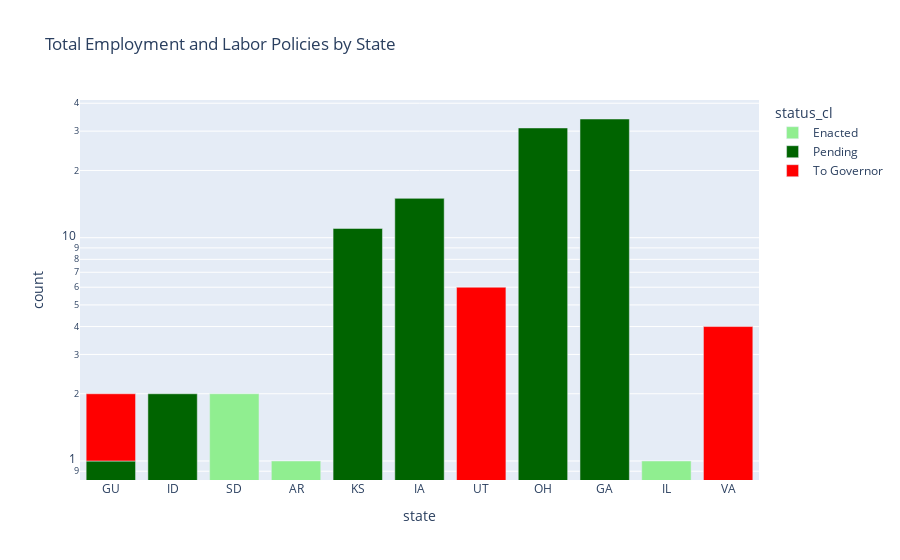
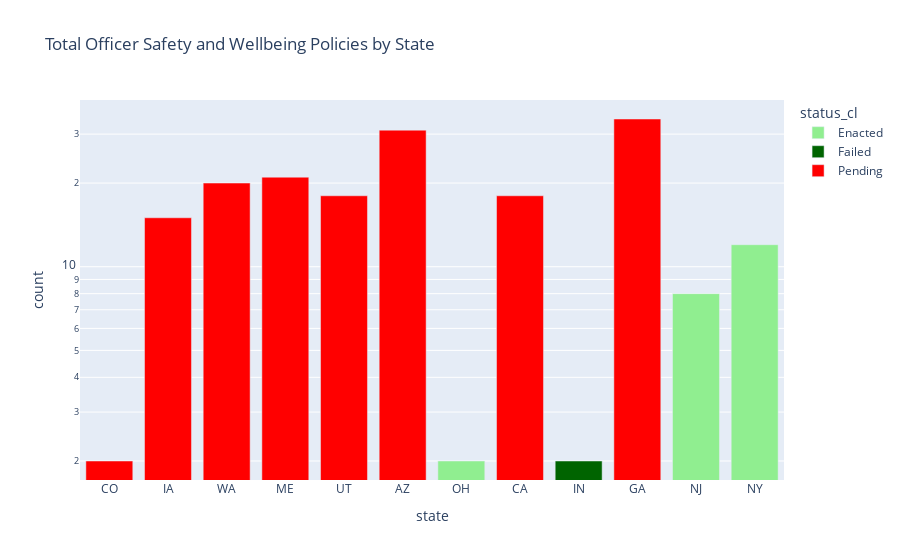
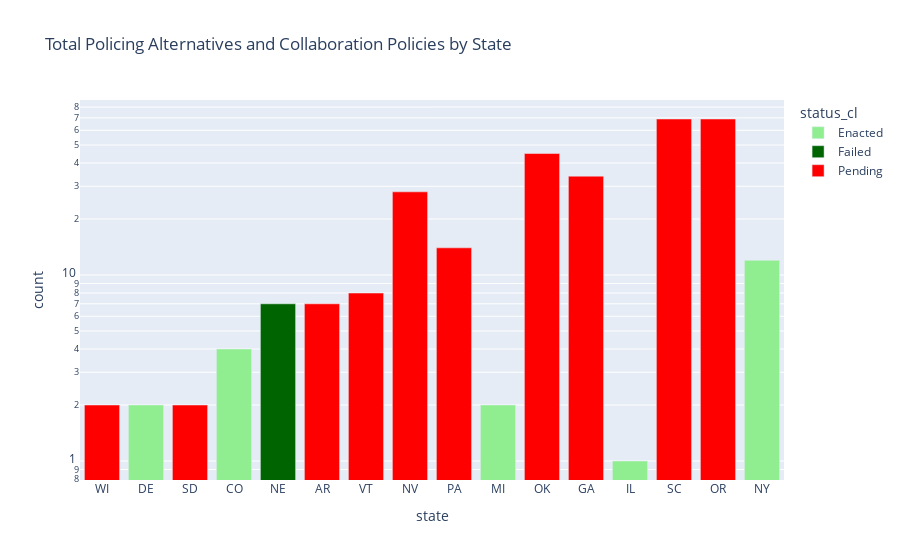
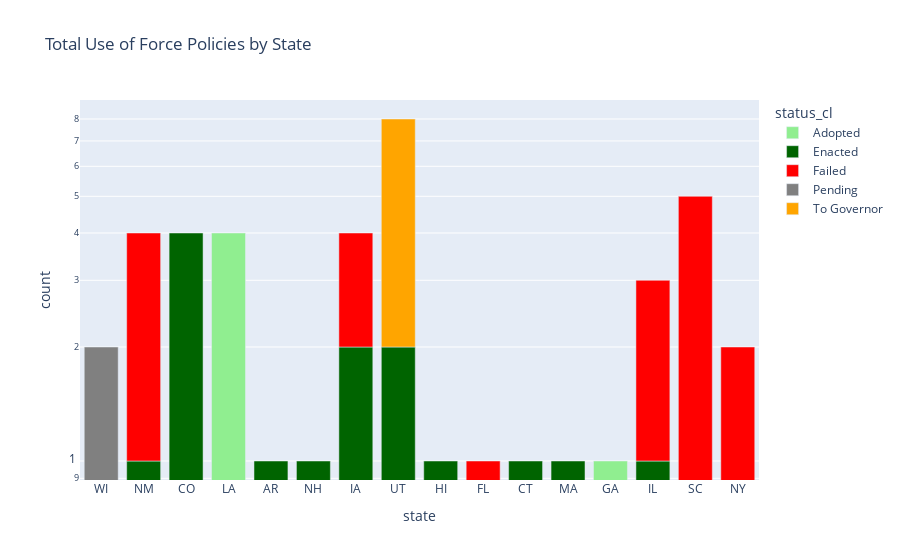

Write notebook code for charts like these, in order.
### Code cell
for topic in unique_topics:
    fig = px.bar(state_policies_stat[state_policies_stat[topic]==1], x="state", y="count", color="status_cl", title=f"Total {topic} Policies by State", log_y=True, 
                 color_discrete_sequence = ['lightgreen', 'darkgreen', 'red', "grey", "orange", "pink", "purple", "cyan", "lightblue"])
    fig.update_layout(xaxis={'categoryorder':'array', 'categoryarray': state_policies_stat[state_policies_stat[topic]==1].sort_values(["tot_policies"])['state'].values})
    fig.show()

### Figure 1 — Plotly figure (JSON) as saved in the notebook; plotly's stock layout.template omitted (floating-point values rounded to 4 significant figures)
{"data": [{"alignmentgroup": "True", "hovertemplate": "status_cl=Enacted<br>state=%{x}<br>count=%{y}<extra></extra>", "legendgroup": "Enacted", "marker": {"color": "lightgreen"}, "name": "Enacted", "offsetgroup": "Enacted", "orientation": "v", "showlegend": true, "textposition": "auto", "type": "bar", "x": ["AR", "IL", "SD"], "xaxis": "x", "y": [1, 1, 2], "yaxis": "y"}, {"alignmentgroup": "True", "hovertemplate": "status_cl=Pending<br>state=%{x}<br>count=%{y}<extra></extra>", "legendgroup": "Pending", "marker": {"color": "darkgreen"}, "name": "Pending", "offsetgroup": "Pending", "orientation": "v", "showlegend": true, "textposition": "auto", "type": "bar", "x": ["GA", "GU", "IA", "ID", "KS", "OH"], "xaxis": "x", "y": [34, 1, 15, 2, 11, 31], "yaxis": "y"}, {"alignmentgroup": "True", "hovertemplate": "status_cl=To Governor<br>state=%{x}<br>count=%{y}<extra></extra>", "legendgroup": "To Governor", "marker": {"color": "red"}, "name": "To Governor", "offsetgroup": "To Governor", "orientation": "v", "showlegend": true, "textposition": "auto", "type": "bar", "x": ["GU", "UT", "VA"], "xaxis": "x", "y": [1, 6, 4], "yaxis": "y"}], "layout": {"autosize": true, "barmode": "relative", "legend": {"title": {"text": "status_cl"}, "tracegroupgap": 0}, "title": {"text": "Total Employment and Labor Policies by State"}, "xaxis": {"anchor": "y", "autorange": true, "categoryarray": ["GU", "ID", "GU", "SD", "AR", "KS", "IA", "UT", "OH", "GA", "IL", "VA"], "categoryorder": "array", "domain": [0, 1], "range": [-0.5, 10.5], "title": {"text": "state"}, "type": "category"}, "yaxis": {"anchor": "x", "autorange": true, "domain": [0, 1], "range": [-0.08508, 1.617], "title": {"text": "count"}, "type": "log"}}}

### Figure 2 — Plotly figure (JSON) as saved in the notebook; plotly's stock layout.template omitted (floating-point values rounded to 4 significant figures)
{"data": [{"alignmentgroup": "True", "hovertemplate": "status_cl=Enacted<br>state=%{x}<br>count=%{y}<extra></extra>", "legendgroup": "Enacted", "marker": {"color": "lightgreen"}, "name": "Enacted", "offsetgroup": "Enacted", "orientation": "v", "showlegend": true, "textposition": "auto", "type": "bar", "x": ["NJ", "NY", "OH"], "xaxis": "x", "y": [8, 12, 2], "yaxis": "y"}, {"alignmentgroup": "True", "hovertemplate": "status_cl=Failed<br>state=%{x}<br>count=%{y}<extra></extra>", "legendgroup": "Failed", "marker": {"color": "darkgreen"}, "name": "Failed", "offsetgroup": "Failed", "orientation": "v", "showlegend": true, "textposition": "auto", "type": "bar", "x": ["IN"], "xaxis": "x", "y": [2], "yaxis": "y"}, {"alignmentgroup": "True", "hovertemplate": "status_cl=Pending<br>state=%{x}<br>count=%{y}<extra></extra>", "legendgroup": "Pending", "marker": {"color": "red"}, "name": "Pending", "offsetgroup": "Pending", "orientation": "v", "showlegend": true, "textposition": "auto", "type": "bar", "x": ["AZ", "CA", "CO", "GA", "IA", "ME", "UT", "WA"], "xaxis": "x", "y": [31, 18, 2, 34, 15, 21, 18, 20], "yaxis": "y"}], "layout": {"autosize": true, "barmode": "relative", "legend": {"title": {"text": "status_cl"}, "tracegroupgap": 0}, "title": {"text": "Total Officer Safety and Wellbeing Policies by State"}, "xaxis": {"anchor": "y", "autorange": true, "categoryarray": ["CO", "IA", "WA", "ME", "UT", "AZ", "OH", "CA", "IN", "GA", "NJ", "NY"], "categoryorder": "array", "domain": [0, 1], "range": [-0.5, 11.5], "title": {"text": "state"}, "type": "category"}, "yaxis": {"anchor": "x", "autorange": true, "domain": [0, 1], "range": [0.2327, 1.6], "title": {"text": "count"}, "type": "log"}}}

### Figure 3 — Plotly figure (JSON) as saved in the notebook; plotly's stock layout.template omitted (floating-point values rounded to 4 significant figures)
{"data": [{"alignmentgroup": "True", "hovertemplate": "status_cl=Enacted<br>state=%{x}<br>count=%{y}<extra></extra>", "legendgroup": "Enacted", "marker": {"color": "lightgreen"}, "name": "Enacted", "offsetgroup": "Enacted", "orientation": "v", "showlegend": true, "textposition": "auto", "type": "bar", "x": ["CO", "DE", "IL", "MI", "NY"], "xaxis": "x", "y": [4, 2, 1, 2, 12], "yaxis": "y"}, {"alignmentgroup": "True", "hovertemplate": "status_cl=Failed<br>state=%{x}<br>count=%{y}<extra></extra>", "legendgroup": "Failed", "marker": {"color": "darkgreen"}, "name": "Failed", "offsetgroup": "Failed", "orientation": "v", "showlegend": true, "textposition": "auto", "type": "bar", "x": ["NE"], "xaxis": "x", "y": [7], "yaxis": "y"}, {"alignmentgroup": "True", "hovertemplate": "status_cl=Pending<br>state=%{x}<br>count=%{y}<extra></extra>", "legendgroup": "Pending", "marker": {"color": "red"}, "name": "Pending", "offsetgroup": "Pending", "orientation": "v", "showlegend": true, "textposition": "auto", "type": "bar", "x": ["AR", "GA", "NV", "OK", "OR", "PA", "SC", "SD", "VT", "WI"], "xaxis": "x", "y": [7, 34, 28, 45, 69, 14, 69, 2, 8, 2], "yaxis": "y"}], "layout": {"autosize": true, "barmode": "relative", "legend": {"title": {"text": "status_cl"}, "tracegroupgap": 0}, "title": {"text": "Total Policing Alternatives and Collaboration Policies by State"}, "xaxis": {"anchor": "y", "autorange": true, "categoryarray": ["WI", "DE", "SD", "CO", "NE", "AR", "VT", "NV", "PA", "MI", "OK", "GA", "IL", "SC", "OR", "NY"], "categoryorder": "array", "domain": [0, 1], "range": [-0.5, 15.5], "title": {"text": "state"}, "type": "category"}, "yaxis": {"anchor": "x", "autorange": true, "domain": [0, 1], "range": [-0.1022, 1.941], "title": {"text": "count"}, "type": "log"}}}

### Figure 4 — Plotly figure (JSON) as saved in the notebook; plotly's stock layout.template omitted (floating-point values rounded to 4 significant figures)
{"data": [{"alignmentgroup": "True", "hovertemplate": "status_cl=Adopted<br>state=%{x}<br>count=%{y}<extra></extra>", "legendgroup": "Adopted", "marker": {"color": "lightgreen"}, "name": "Adopted", "offsetgroup": "Adopted", "orientation": "v", "showlegend": true, "textposition": "auto", "type": "bar", "x": ["GA", "LA"], "xaxis": "x", "y": [1, 4], "yaxis": "y"}, {"alignmentgroup": "True", "hovertemplate": "status_cl=Enacted<br>state=%{x}<br>count=%{y}<extra></extra>", "legendgroup": "Enacted", "marker": {"color": "darkgreen"}, "name": "Enacted", "offsetgroup": "Enacted", "orientation": "v", "showlegend": true, "textposition": "auto", "type": "bar", "x": ["AR", "CO", "CT", "HI", "IA", "IL", "MA", "NH", "NM", "UT"], "xaxis": "x", "y": [1, 4, 1, 1, 2, 1, 1, 1, 1, 2], "yaxis": "y"}, {"alignmentgroup": "True", "hovertemplate": "status_cl=Failed<br>state=%{x}<br>count=%{y}<extra></extra>", "legendgroup": "Failed", "marker": {"color": "red"}, "name": "Failed", "offsetgroup": "Failed", "orientation": "v", "showlegend": true, "textposition": "auto", "type": "bar", "x": ["FL", "IA", "IL", "NM", "NY", "SC"], "xaxis": "x", "y": [1, 2, 2, 3, 2, 5], "yaxis": "y"}, {"alignmentgroup": "True", "hovertemplate": "status_cl=Pending<br>state=%{x}<br>count=%{y}<extra></extra>", "legendgroup": "Pending", "marker": {"color": "grey"}, "name": "Pending", "offsetgroup": "Pending", "orientation": "v", "showlegend": true, "textposition": "auto", "type": "bar", "x": ["WI"], "xaxis": "x", "y": [2], "yaxis": "y"}, {"alignmentgroup": "True", "hovertemplate": "status_cl=To Governor<br>state=%{x}<br>count=%{y}<extra></extra>", "legendgroup": "To Governor", "marker": {"color": "orange"}, "name": "To Governor", "offsetgroup": "To Governor", "orientation": "v", "showlegend": true, "textposition": "auto", "type": "bar", "x": ["UT"], "xaxis": "x", "y": [6], "yaxis": "y"}], "layout": {"autosize": true, "barmode": "relative", "legend": {"title": {"text": "status_cl"}, "tracegroupgap": 0}, "title": {"text": "Total Use of Force Policies by State"}, "xaxis": {"anchor": "y", "autorange": true, "categoryarray": ["WI", "NM", "NM", "CO", "LA", "AR", "NH", "IA", "IA", "UT", "UT", "HI", "FL", "CT", "MA", "GA", "IL", "IL", "SC", "NY"], "categoryorder": "array", "domain": [0, 1], "range": [-0.5, 15.5], "title": {"text": "state"}, "type": "category"}, "yaxis": {"anchor": "x", "autorange": true, "domain": [0, 1], "range": [-0.05017, 0.9533], "title": {"text": "count"}, "type": "log"}}}
